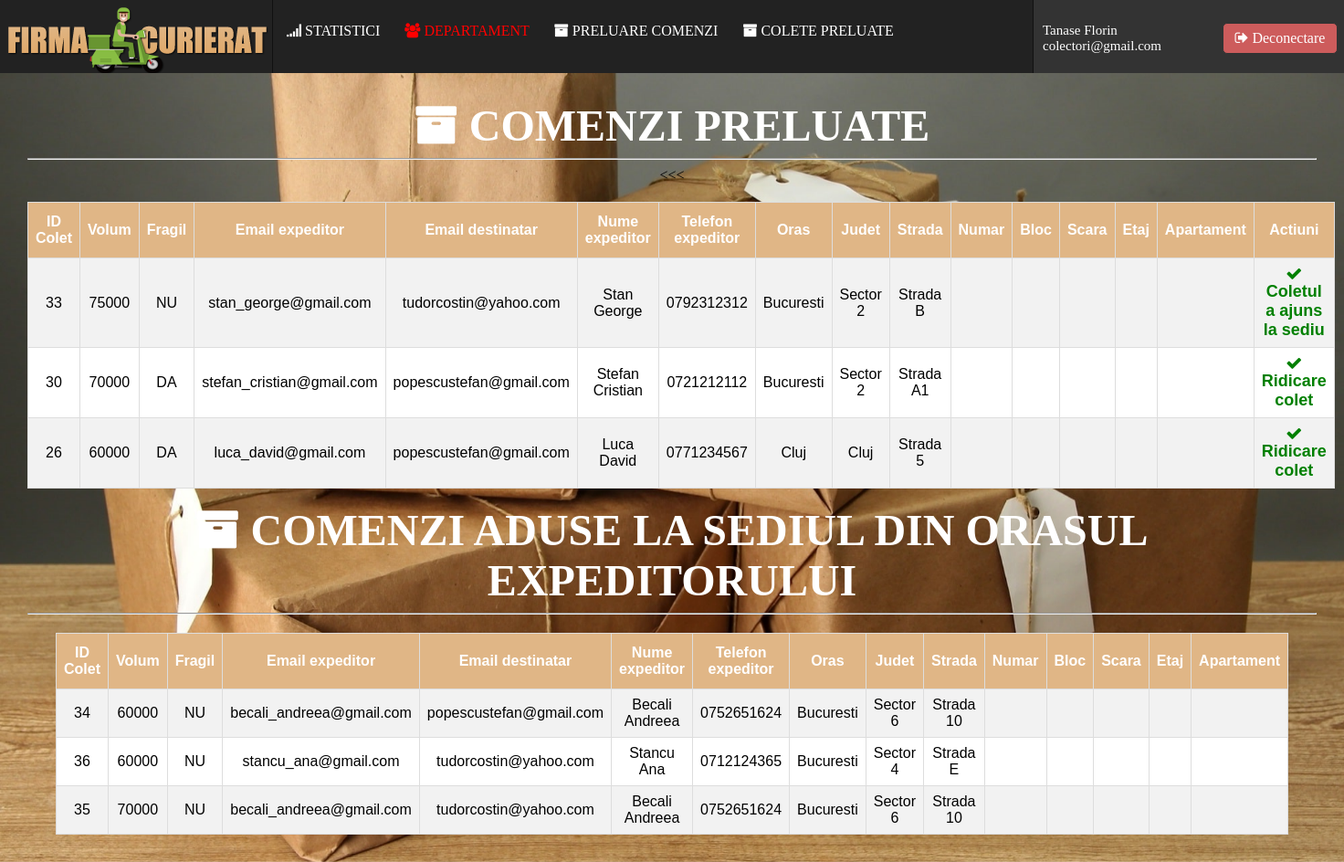
/angajati/coletepreluate.php (signed in), run on the app's committed database.
### tables this page shows
CREATE TABLE IF NOT EXISTS `angajati` (
  `AngajatID` int(11) NOT NULL AUTO_INCREMENT,
  `DepartamentID` int(11) DEFAULT NULL,
  `Email` varchar(64) NOT NULL,
  `Parola` varchar(256) NOT NULL,
  `Nume` varchar(20) NOT NULL,
  `Prenume` varchar(20) NOT NULL,
  `CNP` varchar(13) NOT NULL,
  `Telefon` varchar(12) NOT NULL,
  `Sex` char(1) NOT NULL,
  PRIMARY KEY (`AngajatID`),
  KEY `FK_DepartamentAngajat` (`DepartamentID`)
);

CREATE TABLE IF NOT EXISTS `colete` (
  `ColetID` int(11) NOT NULL AUTO_INCREMENT,
  `ExpeditorID` int(11) NOT NULL,
  `DestinatarID` int(11) NOT NULL,
  `ColectorID` int(11) DEFAULT NULL,
  `LivratorID` int(11) DEFAULT NULL,
  `Volum` int(11) NOT NULL,
  `Status` int(11) NOT NULL,
  `Mesaj` varchar(512) NOT NULL,
  `Timestamp` int(11) NOT NULL,
  `CostLivrare` float NOT NULL,
  PRIMARY KEY (`ColetID`),
  KEY `FK_Expeditor` (`ExpeditorID`),
  KEY `FK_Destinatar` (`DestinatarID`),
  KEY `FK_Colector` (`ColectorID`),
  KEY `FK_Livrator` (`LivratorID`)
);

CREATE TABLE IF NOT EXISTS `clienti` (
  `ClientID` int(11) NOT NULL AUTO_INCREMENT,
  `Email` varchar(64) NOT NULL,
  `Parola` varchar(256) DEFAULT NULL,
  `Telefon` varchar(12) DEFAULT NULL,
  `Nume` varchar(20) DEFAULT NULL,
  `Prenume` varchar(20) DEFAULT NULL,
  `Sex` char(1) DEFAULT NULL,
  `DataNasterii` datetime DEFAULT NULL,
  `Oras` varchar(20) DEFAULT NULL,
  `Judet` varchar(20) DEFAULT NULL,
  `Strada` varchar(40) DEFAULT NULL,
  `Numar` int(11) DEFAULT NULL,
  `Bloc` varchar(6) DEFAULT NULL,
  `Scara` varchar(6) DEFAULT NULL,
  `Etaj` int(11) DEFAULT NULL,
  `Apartament` int(11) DEFAULT NULL,
  `CodPostal` varchar(10) DEFAULT NULL,
  `CodAfiliat` varchar(20) DEFAULT NULL,
  `AfiliatID` int(11) DEFAULT NULL,
  `ContActivat` char(1) NOT NULL,
  PRIMARY KEY (`ClientID`),
  UNIQUE KEY `Email` (`Email`) USING BTREE,
  UNIQUE KEY `Telefon` (`Telefon`) USING BTREE,
  KEY `FK_AfiliatID` (`AfiliatID`)
);

### angajati/coletepreluate.php (the view, shortened to what this page needs)
<?php
require_once("includes/Header.php");
?>
<font face="Trebuchet MS" size="7" color="white"><b><span class="fa fa-archive"></span> COMENZI PRELUATE</b></font><hr>
<table id="comenzi">
  <tr>
    <th style="text-align:center;">ID Colet</th>
	<th style="text-align:center;">Volum</th>
	<th style="text-align:center;">Fragil</th>
	<th style="text-align:center;">Email expeditor</th>
	<th style="text-align:center;">Email destinatar</th>
	<th style="text-align:center;">Nume expeditor</th>
	<th style="text-align:center;">Telefon expeditor</th>
	<th style="text-align:center;">Oras</th>
	<th style="text-align:center;">Judet</th>
	<th style="text-align:center;">Strada</th>
	<th style="text-align:center;">Numar</th>
	<th style="text-align:center;">Bloc</th>
	<th style="text-align:center;">Scara</th>
	<th style="text-align:center;">Etaj</th>
	<th style="text-align:center;">Apartament</th>
	<th style="text-align:center;">Actiuni</th>
  </tr>
<?php
$query = 'CALL ComenziPreluate_Colectori(' . $_SESSION['AngajatID'] . ');';
$res = mysqli_query($DB, $query);
mysqli_next_result($DB);
while($user = mysqli_fetch_array($res)){
?>
  <tr>
	<td><?=$user['ColetID'];?></td>
	<td><?=$user['Volum'];?></td>
	<td><?php
		if($user['Fragil'] > 0) echo "DA";
		else echo "NU";?></td>
	<td><?=$user['EmailExpeditor'];?></td>
	<td><?=$user['EmailDestinatar'];?></td>
    <td><?php echo $user['Nume'] . ' ' . $user['Prenume'];?></td>
    <td><?=$user['Telefon'];?></td>
	<td><?=$user['Oras'];?></td>
	<td><?=$user['Judet'];?></td>
	<td><?=$user['Strada'];?></td>
	<td><?=$user['Numar'];?></td>
    <td><?=$user['Bloc'];?></td>
    <<td><?=$user['Scara'];?></td>
    <td><?=$user['Etaj'];?></td>
    <td><?=$user['Apartament'];?></td>
	<td>
	<?php if($user['Status'] == 3) echo '<a href="actiunicolectori.php?action=2&angajatid='. $_SESSION['AngajatID'] .'&coletid=' . $user['ColetID'] . '"><b><font color="green" size="4"><span class="fa fa-check"></span> Ridicare colet</font></b></a><br>';
			else echo '<a href="actiunicolectori.php?action=3&angajatid='. $_SESSION['AngajatID'] .'&coletid=' . $user['ColetID'] . '"><b><font color="green" size="4"><span class="fa fa-check"></span> Coletul a ajuns la sediu</font></b></a><br>';
	?>
	</td>
  </tr>
<?php } ?>
</table>
<br>
<font face="Trebuchet MS" size="7" color="white"><b><span class="fa fa-archive"></span> COMENZI ADUSE LA SEDIUL DIN ORASUL EXPEDITORULUI</b></font><hr>
<table id="comenzi">
  <tr>
    <th style="text-align:center;">ID Colet</th>
	<th style="text-align:center;">Volum</th>
	<th style="text-align:center;">Fragil</th>
	<th style="text-align:center;">Email expeditor</th>
	<th style="text-align:center;">Email destinatar</th>
	<th style="text-align:center;">Nume expeditor</th>
	<th style="text-align:center;">Telefon expeditor</th>
	<th style="text-align:center;">Oras</th>
	<th style="text-align:center;">Judet</th>
	<th style="text-align:center;">Strada</th>
	<th style="text-align:center;">Numar</th>
	<th style="text-align:center;">Bloc</th>
	<th style="text-align:center;">Scara</th>
	<th style="text-align:center;">Etaj</th>
	<th style="text-align:center;">Apartament</th>
  </tr>
<?php
$query = 'CALL ComenziFinalizate_Colectori(' . $_SESSION['AngajatID'] . ');';
$res = mysqli_query($DB, $query);
while($user = mysqli_fetch_array($res)){
?>
  <tr>
	<td><?=$user['ColetID'];?></td>
	<td><?=$user['Volum'];?></td>
	<td><?php
		if($user['Fragil'] > 0) echo "DA";
		else echo "NU";?></td>
	<td><?=$user['EmailExpeditor'];?></td>
	<td><?=$user['EmailDestinatar'];?></td>
    <td><?php echo $user['Nume'] . ' ' . $user['Prenume'];?></td>
    <td><?=$user['Telefon'];?></td>
	<td><?=$user['Oras'];?></td>
	<td><?=$user['Judet'];?></td>
	<td><?=$user['Strada'];?></td>
	<td><?=$user['Numar'];?></td>
    <td><?=$user['Bloc'];?></td>
    <td><?=$user['Scara'];?></td>
    <td><?=$user['Etaj'];?></td>
    <td><?=$user['Apartament'];?></td>
  </tr>
<?php } ?>
</table>

### angajati/includes/Header.php (shortened to what this page needs)
<?php
require_once("includes/Config.php");
if(isset($_SESSION['AngajatID'])){
			$query = 'CALL GetAngajatData(' . $_SESSION['AngajatID'] . ');';
			$result = mysqli_query($DB, $query);
			mysqli_next_result($DB);
			$user = mysqli_fetch_array($result, MYSQLI_ASSOC);
}
else{
	Header('Location: login.php');
}
?>
<head>
	<link rel="stylesheet" href="https://maxcdn.bootstrapcdn.com/font-awesome/4.5.0/css/font-awesome.min.css">
</head>
<body>
	<div class="banner">
	<img src="images/logo.png" alt="LOGO">
	</div>
	<div class="userinfo">
		<div class="userinfoContent">
			<?php
				echo $user['Nume'] . ' ' . $user['Prenume'] . '<br>';
				echo $user['Email'] . '<br>';
			?>
		</div>
		<div class="logoutdiv">
             <a href="?logout">
                  <span class="fa fa-sign-out" style="display:inline;">  </span>Deconectare
              </a>
		</div>
	</div>
	<div class="menu">
	<a href="statistici.php"><span class="fa fa-signal"></span> STATISTICI</a>
	<?php
		$qr = 'SELECT EsteManager(' . $_SESSION['AngajatID'] . ');';
		$qr_res = mysqli_query($DB, $qr);
		$manager = mysqli_fetch_array($qr_res, MYSQLI_BOTH);
		if($manager[0] == 'DA'){
	?>
		<a href="manager.php"><font color="red"><span class="fa fa-users"></span> DEPARTAMENT</font></a>
	<?php }
		if($user['DepartamentID'] == 1){ ?>
	<a href="adaugaangajat.php"><span class="fa fa-plus"></span> ADAUGA UN ANGAJAT</a>
	<a href="angajati.php"><span class="fa fa-cogs"></span> CONTURI ANGAJATI</a>
	<a href="clienti.php"><span class="fa fa-cogs"></span> CONTURI CLIENTI</a>
	<a href="orase.php"><span class="fa fa-cogs"></span> ORASE</a>
	<?php }else if($user['DepartamentID'] == 2){ ?>
		<a href="crearepromotii.php"><span class="fa fa-star"></span> CREARE PROMOTII</a>
		<a href="atribuirepromotii.php"><span class="fa fa-star"></span> ATRIBUIRE PROMOTII</a>
	<?php }else if($user['DepartamentID'] == 3){ ?>
		<a href="preluarecomenzi.php"><span class="fa fa-archive"></span> PRELUARE COMENZI</a>
		<a href="coletepreluate.php"><span class="fa fa-archive"></span> COLETE PRELUATE</a>
	<?php }else if($user['DepartamentID'] == 4){ ?>
		<a href="ridicarecolet.php"><span class="fa fa-archive"></span> RIDICARE COLETE </a>
		<a href="coleteridicate.php"><span class="fa fa-archive"></span> COLETE RIDICATE</a>
	<?php } ?>
	</div>
	<div class="pagecontent"><center>

### angajati/includes/Header.php (style rules this page uses)
.menu { z-index:100; overflow: hidden; background-color: #222; border-left: 1px solid #111; border-right: 1px solid #111; position: fixed; top: 0; width: -moz-calc(100% - 640px); width: -webkit-calc(100% - 640px); width: -o-calc(100% - 640px); width: calc(100% - 640px); right:340px; height:55px; white-space: nowrap; padding-top:25px; }
.menu a { margin: 8px; padding-top:35px; font-family: Verdana; font-size:16px; transition:0.6s; margin-left:15px; }
.banner { background-color:#222; height: 80px; overflow: hidden; position: fixed; top: 0px; left:0; z-index:100; width: 300px; cursor: pointer; }
.userinfo { background-color:#333; height: 80px; overflow: hidden; position: fixed; top: 0px; right:0; z-index:100; width: 340px; text-align:left; }
.userinfoContent { padding:10px; font-family: Trebuchet MS; font-size:15; color:white; margin-top:15px; }
.pagecontent { margin-top:80px; background: url('images/background.jpg') no-repeat center; background-size: cover; background-attachment: fixed; min-height:100%; padding:30px; }
.logoutdiv { background-color: indianred; width: 110px; float:right; padding:7px; cursor:pointer; text-align:center; position:fixed; top:25px; right:7px; font-family: Trebuchet MS; border-radius:5px; border:1px solid #333; transition:0.6s; }
body { margin: 0; padding: 0; }
a { text-decoration:none; color: white; }

### angajati/coletepreluate.php (style rules this page uses)
#comenzi { font-family: Arial, Helvetica, sans-serif; border-collapse: collapse; width: 70%; text-align:center; margin-top:20px; }
#comenzi td, #comenzi th { border: 1px solid #ddd; padding: 8px; }
#comenzi tr:nth-child(even) { background-color: #f2f2f2; }
#comenzi tr:nth-child(odd) { background-color: white; }
#comenzi th { padding-top: 12px; padding-bottom: 12px; text-align: left; background-color: #E0B686; color: white; }

### data on the page
angajati: Nume "Tanase", Prenume "Florin", Email "colectori@gmail.com"
colete: ColetID "33", Volum "75000", shows "NU", clienti.Email "stan_george@gmail.com", clienti.Email "tudorcostin@yahoo.com", clienti.Nume "Stan", clienti.Prenume "George", clienti.Telefon "0792312312", clienti.Oras "Bucuresti", clienti.Judet "Sector 2", clienti.Strada "Strada B"
colete: ColetID "30", Volum "70000", shows "DA", clienti.Email "stefan_cristian@gmail.com", clienti.Email "popescustefan@gmail.com", clienti.Nume "Stefan", clienti.Prenume "Cristian", clienti.Telefon "0721212112", clienti.Oras "Bucuresti", clienti.Judet "Sector 2", clienti.Strada "Strada A1"
colete: ColetID "26", Volum "60000", shows "DA", clienti.Email "luca_david@gmail.com", clienti.Email "popescustefan@gmail.com", clienti.Nume "Luca", clienti.Prenume "David", clienti.Telefon "0771234567", clienti.Oras "Cluj", clienti.Judet "Cluj", clienti.Strada "Strada 5"
colete: ColetID "34", Volum "60000", clienti.Email "becali_andreea@gmail.com", clienti.Email "popescustefan@gmail.com", clienti.Nume "Becali", clienti.Prenume "Andreea", clienti.Telefon "0752651624", clienti.Oras "Bucuresti", clienti.Judet "Sector 6", clienti.Strada "Strada 10"
colete: ColetID "36", Volum "60000", clienti.Email "stancu_ana@gmail.com", clienti.Email "tudorcostin@yahoo.com", clienti.Nume "Stancu", clienti.Prenume "Ana", clienti.Telefon "0712124365", clienti.Oras "Bucuresti", clienti.Judet "Sector 4", clienti.Strada "Strada E"
colete: ColetID "35", Volum "70000", clienti.Email "becali_andreea@gmail.com", clienti.Email "tudorcostin@yahoo.com", clienti.Nume "Becali", clienti.Prenume "Andreea", clienti.Telefon "0752651624", clienti.Oras "Bucuresti", clienti.Judet "Sector 6", clienti.Strada "Strada 10"
